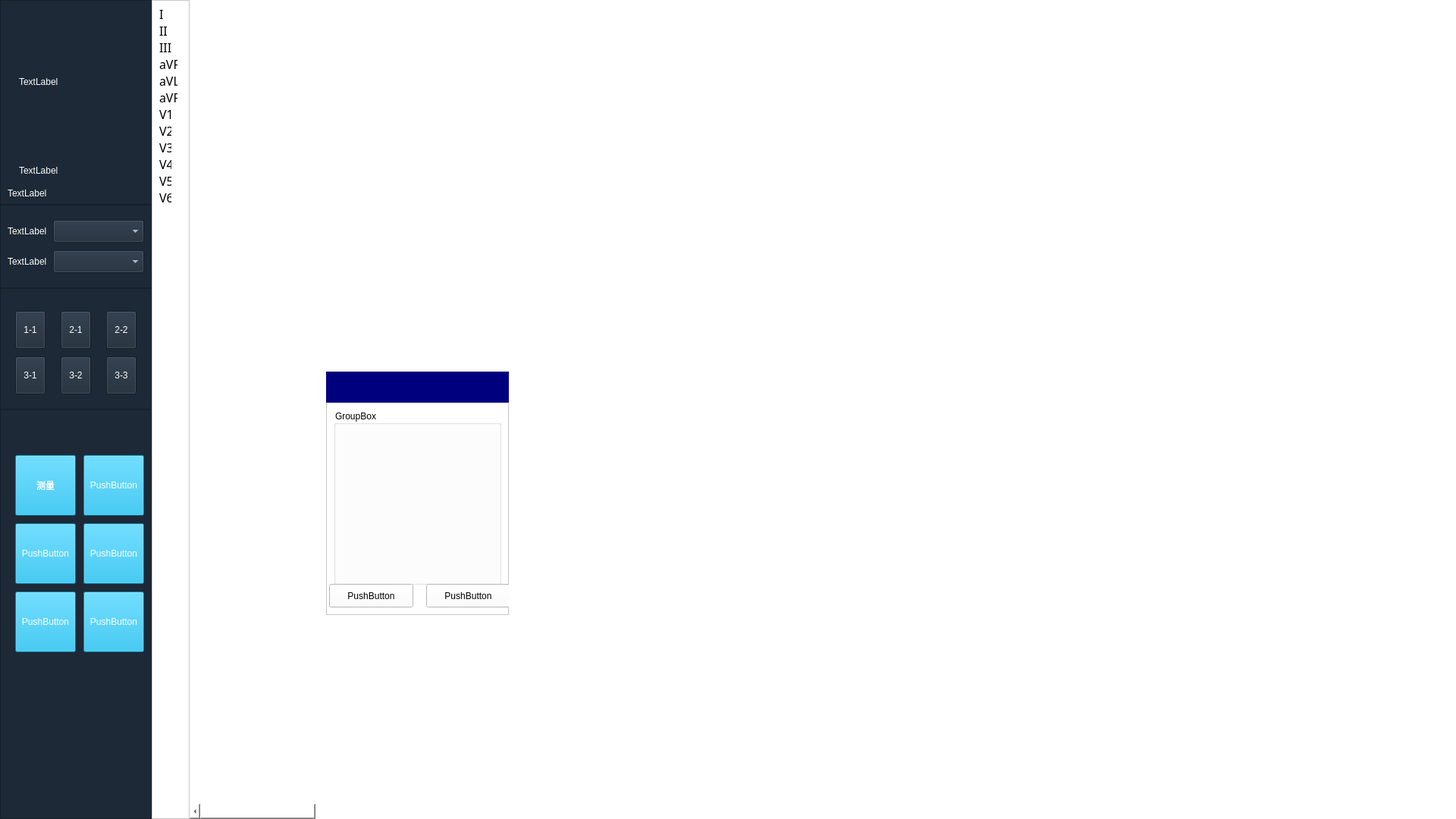
  <widget class="QWidget" name="panCenter" native="true">
   <property name="geometry">
    <rect>
     <x>0</x>
     <y>0</y>
     <width>1920</width>
     <height>1080</height>
    </rect>
   </property>
   <widget class="QFrame" name="frame">
    <property name="geometry">
     <rect>
      <x>200</x>
      <y>0</y>
      <width>50</width>
      <height>1080</height>
     </rect>
    </property>
    <property name="font">
     <font>
      <family>宋体</family>
      <pointsize>12</pointsize>
      <weight>50</weight>
      <italic>false</italic>
      <bold>false</bold>
     </font>
    </property>
    <property name="styleSheet">
     <string notr="true">color: rgb(0, 0, 0);
font: 12pt &quot;宋体&quot;;
background-color: rgb(255, 255, 255);</string>
    </property>
    <property name="frameShape">
     <enum>QFrame::StyledPanel</enum>
    </property>
    <property name="frameShadow">
     <enum>QFrame::Raised</enum>
    </property>
    <property name="lineWidth">
     <number>3</number>
    </property>
    <widget class="QLabel" name="lblL1">
     <property name="geometry">
      <rect>
       <x>10</x>
       <y>10</y>
       <width>16</width>
       <height>16</height>
      </rect>
     </property>
     <property name="font">
      <font>
       <family>宋体</family>
       <pointsize>12</pointsize>
       <weight>50</weight>
       <italic>false</italic>
       <bold>false</bold>
      </font>
     </property>
     <property name="text">
      <string>I</string>
     </property>
    </widget>
    <widget class="QLabel" name="lblL2">
     <property name="geometry">
      <rect>
       <x>10</x>
       <y>32</y>
       <width>16</width>
       <height>16</height>
      </rect>
     </property>
     <property name="font">
      <font>
       <family>宋体</family>
       <pointsize>12</pointsize>
       <weight>50</weight>
       <italic>false</italic>
       <bold>false</bold>
      </font>
     </property>
     <property name="text">
      <string>II</string>
     </property>
    </widget>
    <widget class="QLabel" name="lblL3">
     <property name="geometry">
      <rect>
       <x>10</x>
       <y>54</y>
       <width>24</width>
       <height>16</height>
      </rect>
     </property>
     <property name="font">
      <font>
       <family>宋体</family>
       <pointsize>12</pointsize>
       <weight>50</weight>
       <italic>false</italic>
       <bold>false</bold>
      </font>
     </property>
     <property name="text">
      <string>III</string>
     </property>
    </widget>
    <widget class="QLabel" name="lblL4">
     <property name="geometry">
      <rect>
       <x>10</x>
       <y>76</y>
       <width>24</width>
       <height>16</height>
      </rect>
     </property>
     <property name="font">
      <font>
       <family>宋体</family>
       <pointsize>12</pointsize>
       <weight>50</weight>
       <italic>false</italic>
       <bold>false</bold>
      </font>
     </property>
     <property name="text">
      <string>aVR</string>
     </property>
    </widget>
    <widget class="QLabel" name="lblL5">
     <property name="geometry">
      <rect>
       <x>10</x>
       <y>98</y>
       <width>24</width>
       <height>16</height>
      </rect>
     </property>
     <property name="font">
      <font>
       <family>宋体</family>
       <pointsize>12</pointsize>
       <weight>50</weight>
       <italic>false</italic>
       <bold>false</bold>
      </font>
     </property>
     <property name="text">
      <string>aVL</string>
     </property>
    </widget>
    <widget class="QLabel" name="lblL6">
     <property name="geometry">
      <rect>
       <x>10</x>
       <y>120</y>
       <width>24</width>
       <height>16</height>
      </rect>
     </property>
     <property name="font">
      <font>
       <family>宋体</family>
       <pointsize>12</pointsize>
       <weight>50</weight>
       <italic>false</italic>
       <bold>false</bold>
      </font>
     </property>
     <property name="text">
      <string>aVF</string>
     </property>
    </widget>
    <widget class="QLabel" name="lblV1">
     <property name="geometry">
      <rect>
       <x>10</x>
       <y>142</y>
       <width>16</width>
       <height>16</height>
      </rect>
     </property>
     <property name="font">
      <font>
       <family>宋体</family>
       <pointsize>12</pointsize>
       <weight>50</weight>
       <italic>false</italic>
       <bold>false</bold>
      </font>
     </property>
     <property name="text">
      <string>V1</string>
     </property>
    </widget>
    <widget class="QLabel" name="lblV2">
     <property name="geometry">
      <rect>
       <x>10</x>
       <y>164</y>
       <width>16</width>
       <height>16</height>
      </rect>
     </property>
     <property name="font">
      <font>
       <family>宋体</family>
       <pointsize>12</pointsize>
       <weight>50</weight>
       <italic>false</italic>
       <bold>false</bold>
      </font>
     </property>
     <property name="text">
      <string>V2</string>
     </property>
    </widget>
    <widget class="QLabel" name="lblV3">
     <property name="geometry">
      <rect>
       <x>10</x>
       <y>186</y>
       <width>16</width>
       <height>16</height>
      </rect>
     </property>
     <property name="font">
      <font>
       <family>宋体</family>
       <pointsize>12</pointsize>
       <weight>50</weight>
       <italic>false</italic>
       <bold>false</bold>
      </font>
     </property>
     <property name="text">
      <string>V3</string>
     </property>
    </widget>
    <widget class="QLabel" name="lblV4">
     <property name="geometry">
      <rect>
       <x>10</x>
       <y>208</y>
       <width>16</width>
       <height>16</height>
      </rect>
     </property>
     <property name="font">
      <font>
       <family>宋体</family>
       <pointsize>12</pointsize>
       <weight>50</weight>
       <italic>false</italic>
       <bold>false</bold>
      </font>
     </property>
     <property name="text">
      <string>V4</string>
     </property>
    </widget>
    <widget class="QLabel" name="lblV5">
     <property name="geometry">
      <rect>
       <x>10</x>
       <y>230</y>
       <width>16</width>
       <height>16</height>
      </rect>
     </property>
     <property name="font">
      <font>
       <family>宋体</family>
       <pointsize>12</pointsize>
       <weight>50</weight>
       <italic>false</italic>
       <bold>false</bold>
      </font>
     </property>
     <property name="text">
      <string>V5</string>
     </property>
    </widget>
    <widget class="QLabel" name="lblV6">
     <property name="geometry">
      <rect>
       <x>10</x>
       <y>252</y>
       <width>16</width>
       <height>16</height>
      </rect>
     </property>
     <property name="font">
      <font>
       <family>宋体</family>
       <pointsize>12</pointsize>
       <weight>50</weight>
       <italic>false</italic>
       <bold>false</bold>
      </font>
     </property>
     <property name="text">
      <string>V6</string>
     </property>
    </widget>
   </widget>
   <widget class="QCustomPlot" name="right_widget" native="true">
    <property name="geometry">
     <rect>
      <x>250</x>
      <y>0</y>
      <width>1670</width>
      <height>1080</height>
     </rect>
    </property>
    <property name="sizePolicy">
     <sizepolicy hsizetype="Preferred" vsizetype="Preferred">
      <horstretch>0</horstretch>
      <verstretch>0</verstretch>
     </sizepolicy>
    </property>
    <property name="contextMenuPolicy">
     <enum>Qt::DefaultContextMenu</enum>
    </property>
    <property name="styleSheet">
     <string notr="true">background-color: rgb(255, 255, 255);</string>
    </property>
    <widget class="QScrollBar" name="horizontalScrollBar">
     <property name="geometry">
      <rect>
       <x>0</x>
       <y>1060</y>
       <width>1685</width>
       <height>20</height>
      </rect>
     </property>
     <property name="orientation">
      <enum>Qt::Horizontal</enum>
     </property>
    </widget>
    <widget class="QFrame" name="panEdit">
     <property name="geometry">
      <rect>
       <x>180</x>
       <y>490</y>
       <width>241</width>
       <height>321</height>
      </rect>
     </property>
     <property name="styleSheet">
      <string notr="true"/>
     </property>
     <property name="frameShape">
      <enum>QFrame::StyledPanel</enum>
     </property>
     <property name="frameShadow">
      <enum>QFrame::Raised</enum>
     </property>
     <widget class="QGroupBox" name="rgSelect">
      <property name="geometry">
       <rect>
        <x>10</x>
        <y>50</y>
        <width>221</width>
        <height>231</height>
       </rect>
      </property>
      <property name="title">
       <string>GroupBox</string>
      </property>
     </widget>
     <widget class="QPushButton" name="bitSure">
      <property name="geometry">
       <rect>
        <x>4</x>
        <y>280</y>
        <width>111</width>
        <height>31</height>
       </rect>
      </property>
      <property name="text">
       <string>PushButton</string>
      </property>
     </widget>
     <widget class="QPushButton" name="bitCancel">
      <property name="geometry">
       <rect>
        <x>132</x>
        <y>280</y>
        <width>111</width>
        <height>31</height>
       </rect>
      </property>
      <property name="text">
       <string>PushButton</string>
      </property>
     </widget>
     <widget class="QLabel" name="label">
      <property name="geometry">
       <rect>
        <x>0</x>
        <y>0</y>
        <width>241</width>
        <height>41</height>
       </rect>
      </property>
      <property name="styleSheet">
       <string notr="true">background-color: rgb(0, 0, 127);</string>
      </property>
      <property name="text">
       <string/>
      </property>
     </widget>
    </widget>
   </widget>
   <widget class="QFrame" name="frame_left">
    <property name="geometry">
     <rect>
      <x>0</x>
      <y>0</y>
      <width>200</width>
      <height>1080</height>
     </rect>
    </property>
    <property name="minimumSize">
     <size>
      <width>200</width>
      <height>1080</height>
     </size>
    </property>
    <property name="maximumSize">
     <size>
      <width>200</width>
      <height>1080</height>
     </size>
    </property>
    <property name="styleSheet">
     <string notr="true">color: rgb(255, 255, 255);</string>
    </property>
    <property name="frameShape">
     <enum>QFrame::StyledPanel</enum>
    </property>
    <property name="frameShadow">
     <enum>QFrame::Raised</enum>
    </property>
    <widget class="QFrame" name="frame_left_top">
     <property name="geometry">
      <rect>
       <x>0</x>
       <y>0</y>
       <width>200</width>
       <height>270</height>
      </rect>
     </property>
     <property name="styleSheet">
      <string notr="true">background-color: rgb(29, 41, 55);</string>
     </property>
     <property name="frameShape">
      <enum>QFrame::StyledPanel</enum>
     </property>
     <property name="frameShadow">
      <enum>QFrame::Raised</enum>
     </property>
     <widget class="QLabel" name="pic_Label">
      <property name="geometry">
       <rect>
        <x>25</x>
        <y>5</y>
        <width>150</width>
        <height>205</height>
       </rect>
      </property>
      <property name="text">
       <string>TextLabel</string>
      </property>
     </widget>
     <widget class="QLabel" name="name_label">
      <property name="geometry">
       <rect>
        <x>25</x>
        <y>210</y>
        <width>150</width>
        <height>30</height>
       </rect>
      </property>
      <property name="text">
       <string>TextLabel</string>
      </property>
     </widget>
     <widget class="QLabel" name="AgeSex_label">
      <property name="geometry">
       <rect>
        <x>10</x>
        <y>245</y>
        <width>180</width>
        <height>20</height>
       </rect>
      </property>
      <property name="text">
       <string>TextLabel</string>
      </property>
     </widget>
    </widget>
    <widget class="QFrame" name="frame_left_mid1">
     <property name="geometry">
      <rect>
       <x>0</x>
       <y>270</y>
       <width>200</width>
       <height>110</height>
      </rect>
     </property>
     <property name="styleSheet">
      <string notr="true">background-color: rgb(29, 41, 55);</string>
     </property>
     <property name="frameShape">
      <enum>QFrame::StyledPanel</enum>
     </property>
     <property name="frameShadow">
      <enum>QFrame::Raised</enum>
     </property>
     <widget class="QLabel" name="Speed_label">
      <property name="geometry">
       <rect>
        <x>10</x>
        <y>20</y>
        <width>60</width>
        <height>30</height>
       </rect>
      </property>
      <property name="text">
       <string>TextLabel</string>
      </property>
     </widget>
     <widget class="QComboBox" name="Speed_comboBox">
      <property name="geometry">
       <rect>
        <x>70</x>
        <y>20</y>
        <width>120</width>
        <height>30</height>
       </rect>
      </property>
     </widget>
     <widget class="QComboBox" name="High_comboBox">
      <property name="geometry">
       <rect>
        <x>70</x>
        <y>60</y>
        <width>120</width>
        <height>30</height>
       </rect>
      </property>
     </widget>
     <widget class="QLabel" name="High_label">
      <property name="geometry">
       <rect>
        <x>10</x>
        <y>60</y>
        <width>60</width>
        <height>30</height>
       </rect>
      </property>
      <property name="text">
       <string>TextLabel</string>
      </property>
     </widget>
    </widget>
    <widget class="QFrame" name="frame_left_mid2">
     <property name="geometry">
      <rect>
       <x>0</x>
       <y>380</y>
       <width>200</width>
       <height>160</height>
      </rect>
     </property>
     <property name="styleSheet">
      <string notr="true">background-color: rgb(29, 41, 55);</string>
     </property>
     <property name="frameShape">
      <enum>QFrame::StyledPanel</enum>
     </property>
     <property name="frameShadow">
      <enum>QFrame::Raised</enum>
     </property>
     <widget class="QToolButton" name="Sp1_1">
      <property name="geometry">
       <rect>
        <x>20</x>
        <y>30</y>
        <width>40</width>
        <height>50</height>
       </rect>
      </property>
      <property name="text">
       <string>1-1</string>
      </property>
      <property name="icon">
       <iconset resource="picture/ecg.qrc">
        <normaloff>:/1-1.bmp</normaloff>:/1-1.bmp</iconset>
      </property>
      <property name="iconSize">
       <size>
        <width>20</width>
        <height>25</height>
       </size>
      </property>
      <property name="checkable">
       <bool>true</bool>
      </property>
      <property name="toolButtonStyle">
       <enum>Qt::ToolButtonTextUnderIcon</enum>
      </property>
     </widget>
     <widget class="QToolButton" name="Sp2_1">
      <property name="geometry">
       <rect>
        <x>80</x>
        <y>30</y>
        <width>40</width>
        <height>50</height>
       </rect>
      </property>
      <property name="text">
       <string>2-1</string>
      </property>
      <property name="icon">
       <iconset resource="picture/ecg.qrc">
        <normaloff>:/2-1.bmp</normaloff>:/2-1.bmp</iconset>
      </property>
      <property name="iconSize">
       <size>
        <width>20</width>
        <height>25</height>
       </size>
      </property>
      <property name="checkable">
       <bool>true</bool>
      </property>
      <property name="toolButtonStyle">
       <enum>Qt::ToolButtonTextUnderIcon</enum>
      </property>
     </widget>
     <widget class="QToolButton" name="Sp2_2">
      <property name="geometry">
       <rect>
        <x>140</x>
        <y>30</y>
        <width>40</width>
        <height>50</height>
       </rect>
      </property>
      <property name="text">
       <string>2-2</string>
      </property>
      <property name="icon">
       <iconset resource="picture/ecg.qrc">
        <normaloff>:/2-2.bmp</normaloff>:/2-2.bmp</iconset>
      </property>
      <property name="iconSize">
       <size>
        <width>20</width>
        <height>25</height>
       </size>
      </property>
      <property name="checkable">
       <bool>true</bool>
      </property>
      <property name="toolButtonStyle">
       <enum>Qt::ToolButtonTextUnderIcon</enum>
      </property>
     </widget>
     <widget class="QToolButton" name="Sp3_3">
      <property name="geometry">
       <rect>
        <x>140</x>
        <y>90</y>
        <width>40</width>
        <height>50</height>
       </rect>
      </property>
      <property name="text">
       <string>3-3</string>
      </property>
      <property name="icon">
       <iconset resource="picture/ecg.qrc">
        <normaloff>:/3-3.bmp</normaloff>:/3-3.bmp</iconset>
      </property>
      <property name="iconSize">
       <size>
        <width>20</width>
        <height>25</height>
       </size>
      </property>
      <property name="checkable">
       <bool>true</bool>
      </property>
      <property name="toolButtonStyle">
       <enum>Qt::ToolButtonTextUnderIcon</enum>
      </property>
     </widget>
     <widget class="QToolButton" name="Sp3_2">
      <property name="geometry">
       <rect>
        <x>80</x>
        <y>90</y>
        <width>40</width>
        <height>50</height>
       </rect>
      </property>
      <property name="text">
       <string>3-2</string>
      </property>
      <property name="icon">
       <iconset resource="picture/ecg.qrc">
        <normaloff>:/3-2.bmp</normaloff>:/3-2.bmp</iconset>
      </property>
      <property name="iconSize">
       <size>
        <width>20</width>
        <height>25</height>
       </size>
      </property>
      <property name="checkable">
       <bool>true</bool>
      </property>
      <property name="toolButtonStyle">
       <enum>Qt::ToolButtonTextUnderIcon</enum>
      </property>
     </widget>
     <widget class="QToolButton" name="Sp3_1">
      <property name="geometry">
       <rect>
        <x>20</x>
        <y>90</y>
        <width>40</width>
        <height>50</height>
       </rect>
      </property>
      <property name="text">
       <string>3-1</string>
      </property>
      <property name="icon">
       <iconset resource="picture/ecg.qrc">
        <normaloff>:/3-1.bmp</normaloff>:/3-1.bmp</iconset>
      </property>
      <property name="iconSize">
       <size>
        <width>20</width>
        <height>25</height>
       </size>
      </property>
      <property name="checkable">
       <bool>true</bool>
      </property>
      <property name="toolButtonStyle">
       <enum>Qt::ToolButtonTextUnderIcon</enum>
      </property>
     </widget>
    </widget>
    <widget class="QFrame" name="frame_left_btm">
     <property name="geometry">
      <rect>
       <x>0</x>
       <y>540</y>
       <width>200</width>
       <height>540</height>
      </rect>
     </property>
     <property name="styleSheet">
      <string notr="true">background-color: rgb(29, 41, 55);</string>
     </property>
     <property name="frameShape">
      <enum>QFrame::StyledPanel</enum>
     </property>
     <property name="frameShadow">
      <enum>QFrame::Raised</enum>
     </property>
     <widget class="QToolButton" name="spEdit">
      <property name="geometry">
       <rect>
        <x>110</x>
        <y>60</y>
        <width>80</width>
        <height>80</height>
       </rect>
      </property>
      <property name="focusPolicy">
       <enum>Qt::NoFocus</enum>
      </property>
      <property name="contextMenuPolicy">
       <enum>Qt::PreventContextMenu</enum>
      </property>
      <property name="styleSheet">
       <string notr="true">background-color: rgb(15, 177, 228);</string>
      </property>
      <property name="inputMethodHints">
       <set>Qt::ImhMultiLine</set>
      </property>
      <property name="text">
       <string>PushButton</string>
      </property>
      <property name="icon">
       <iconset resource="picture/ecg.qrc">
        <normaloff>:/spEditT.png</normaloff>:/spEditT.png</iconset>
      </property>
      <property name="iconSize">
       <size>
        <width>80</width>
        <height>80</height>
       </size>
      </property>
      <property name="toolButtonStyle">
       <enum>Qt::ToolButtonTextUnderIcon</enum>
      </property>
     </widget>
     <widget class="QToolButton" name="spDiagnose">
      <property name="geometry">
       <rect>
        <x>20</x>
        <y>150</y>
        <width>80</width>
        <height>80</height>
       </rect>
      </property>
      <property name="styleSheet">
       <string notr="true">background-color: rgb(15, 177, 228);</string>
      </property>
      <property name="text">
       <string>PushButton</string>
      </property>
      <property name="icon">
       <iconset resource="picture/ecg.qrc">
        <normaloff>:/spDiagnoseT.png</normaloff>:/spDiagnoseT.png</iconset>
      </property>
      <property name="iconSize">
       <size>
        <width>44</width>
        <height>37</height>
       </size>
      </property>
      <property name="toolButtonStyle">
       <enum>Qt::ToolButtonTextUnderIcon</enum>
      </property>
     </widget>
     <widget class="QToolButton" name="spPreview">
      <property name="geometry">
       <rect>
        <x>110</x>
        <y>150</y>
        <width>80</width>
        <height>80</height>
       </rect>
      </property>
      <property name="styleSheet">
       <string notr="true">background-color: rgb(15, 177, 228);</string>
      </property>
      <property name="text">
       <string>PushButton</string>
      </property>
      <property name="icon">
       <iconset resource="picture/ecg.qrc">
        <normaloff>:/spPreviewT.png</normaloff>:/spPreviewT.png</iconset>
      </property>
      <property name="iconSize">
       <size>
        <width>80</width>
        <height>80</height>
       </size>
      </property>
      <property name="toolButtonStyle">
       <enum>Qt::ToolButtonTextUnderIcon</enum>
      </property>
     </widget>
     <widget class="QToolButton" name="spBack">
      <property name="geometry">
       <rect>
        <x>110</x>
        <y>240</y>
        <width>80</width>
        <height>80</height>
       </rect>
      </property>
      <property name="styleSheet">
       <string notr="true">background-color: rgb(15, 177, 228);</string>
      </property>
      <property name="text">
       <string>PushButton</string>
      </property>
      <property name="icon">
       <iconset resource="picture/ecg.qrc">
        <normaloff>:/spBackT.png</normaloff>:/spBackT.png</iconset>
      </property>
      <property name="iconSize">
       <size>
        <width>80</width>
        <height>80</height>
       </size>
      </property>
      <property name="toolButtonStyle">
       <enum>Qt::ToolButtonTextUnderIcon</enum>
      </property>
     </widget>
     <widget class="QToolButton" name="spPrint">
      <property name="geometry">
       <rect>
        <x>20</x>
        <y>240</y>
        <width>80</width>
        <height>80</height>
       </rect>
      </property>
      <property name="styleSheet">
       <string notr="true">background-color: rgb(15, 177, 228);</string>
      </property>
      <property name="text">
       <string>PushButton</string>
      </property>
      <property name="icon">
       <iconset resource="picture/ecg.qrc">
        <normaloff>:/spPrintT.png</normaloff>:/spPrintT.png</iconset>
      </property>
      <property name="iconSize">
       <size>
        <width>80</width>
        <height>80</height>
       </size>
      </property>
      <property name="toolButtonStyle">
       <enum>Qt::ToolButtonTextUnderIcon</enum>
      </property>
     </widget>
     <widget class="QToolButton" name="pbScale">
      <property name="geometry">
       <rect>
        <x>20</x>
        <y>60</y>
        <width>80</width>
        <height>80</height>
       </rect>
      </property>
      <property name="styleSheet">
       <string notr="true">background-color: rgb(15, 177, 228);</string>
      </property>
      <property name="text">
       <string>测量</string>
      </property>
      <property name="icon">
       <iconset resource="picture/ecg.qrc">
        <normaloff>:/pbScaleT.png</normaloff>:/pbScaleT.png</iconset>
      </property>
      <property name="iconSize">
       <size>
        <width>44</width>
        <height>37</height>
       </size>
      </property>
      <property name="toolButtonStyle">
       <enum>Qt::ToolButtonTextUnderIcon</enum>
      </property>
     </widget>
    </widget>
   </widget>
  </widget>
